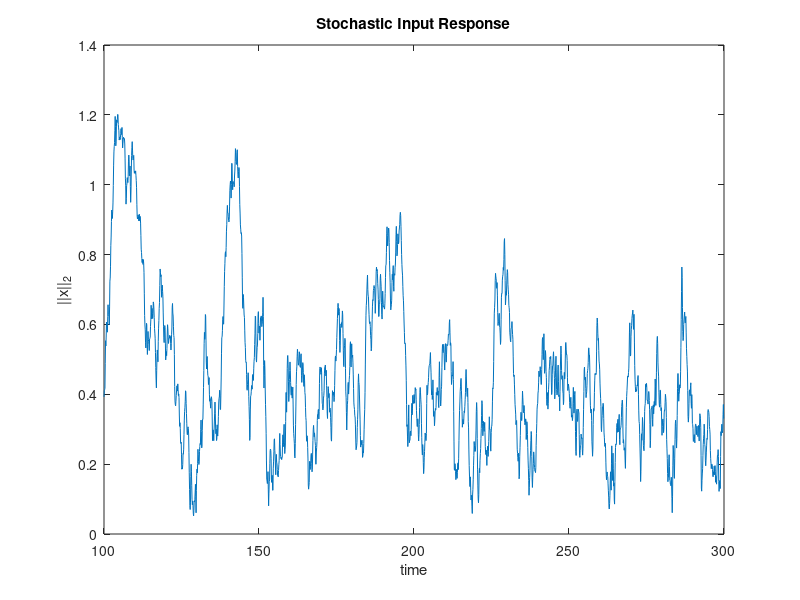
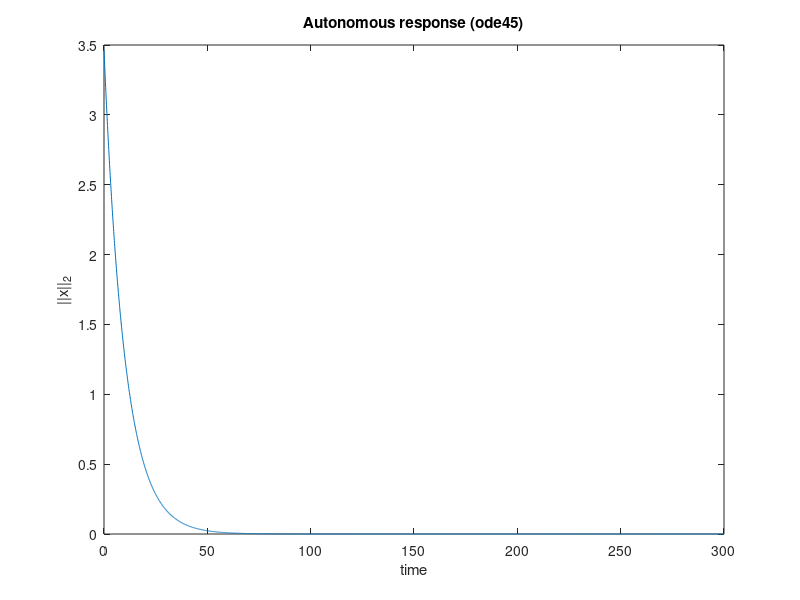
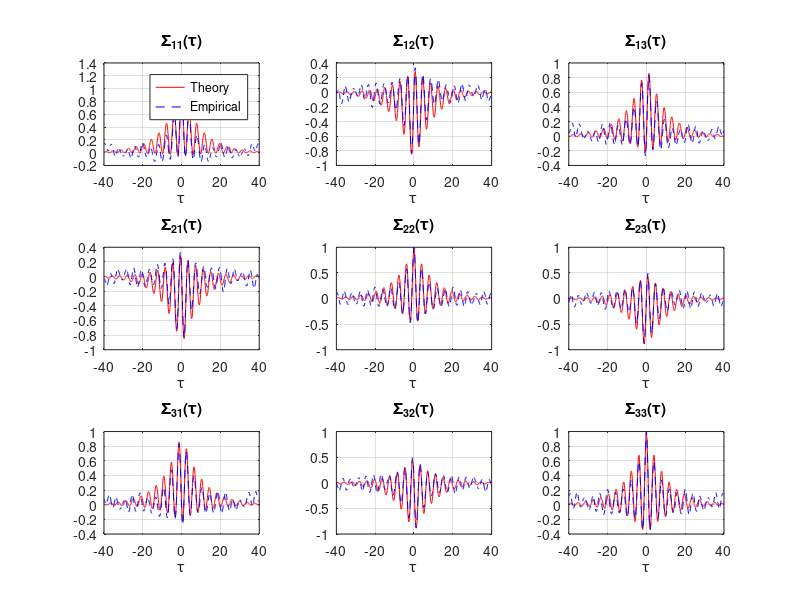

Here is the MATLAB script that generated these plots, in order: (Note: this script raises an error after producing the figures.)
clear; clc; close all

rng(42);
n = 3;
I = eye(n);

% S = [ 0  -.1  0 ;
%       .1   0 -1;
%       0  1  0 ];
S = randn(n);
S = 0.5 * (S - S'); % Ensure skew-symmetry
Sigma_w = 0.2 * I;
Sigma = I;
A = (-1/2 * Sigma_w + S) / Sigma;

ev = eig(A);
fprintf('max real part = %.4g\n', max(real(ev)));

% Simulation parameters
n_time = 2e3; %1e4; % Simulation time steps
transient_length = 1e3;
tr = 0.1; % Sampling period
t = 0 : tr : (n_time + transient_length - 1) * tr;

%% SIMULATE W/STOCHASTIC INPUT
sys = ss(A, eye(n), eye(n), zeros(n));
w = mvnrnd(zeros(1, n), Sigma_w, length(t)); % Generate noise input
y_stoch = lsim(sys, w, t); % Simulate LTI response to noise
y_stoch = y_stoch(transient_length + 1:end,:); % Remove transient

% Plot the norm of the state vector
figure, plot(t(transient_length + 1:end), vecnorm(y_stoch, 2, 2))
xlabel('time'); ylabel('||x||_2');
title('Stochastic Input Response')

% Animate state vector evolution
% animate3(y_stoch)

% State evolution in 2D/3D after PCA
% [coeff, score, latent, tsquared, explained, mu] = pca(y_sim);
% y_reduced3 = score(:, 1:3); animate3(y_reduced3)
% y_reduced2 = score(:, 1:2); animate2(y_reduced2)

%% SIMULATE AUTONOMOUS
x0 = 2 * ones(n,1);  % initial condition
options = odeset('RelTol', 1e-8, 'AbsTol', 1e-10);
[t_aut, y_aut] = ode45(@(t,x) A*x, t, x0, options);

% Plot the norm of the state vector
figure, plot(t_aut, vecnorm(y_aut, 2, 2))
xlabel('time'); ylabel('||x||_2');
title('Autonomous response (ode45)')

% Animate state vector evolution
% animate3(y_aut)

%% COVARIANCE MATRIX
% Max lag has to be inferior to total simulation time (in transient)
% because otherwise there wouldn't be enough data points to form the lagged
% pair. If I choose maxLag > length(t) then I have empty plot.
maxLag = 400;  % number of lags to evaluate
lags = (0:maxLag) * tr;

% Theoretical covariance
Sigma_tau = @(tau) expm(A * tau) * Sigma;
stds_th = sqrt(diag(Sigma));
normMat_th = stds_th * stds_th.';
Sigma_th = nan(n,n,numel(lags));
for k = 1:numel(lags)
    tau = lags(k);
    Sigma_th(:,:,k) = Sigma_tau(tau) ./ normMat_th; % Pearson correlation
end

% Empirical covariance
Sigma_emp0 = (y_stoch' * y_stoch) / size(y_stoch,1);
stds_emp = sqrt(diag(Sigma_emp0));
normMat_emp = stds_emp * stds_emp';
Sigma_emp = nan(n,n,numel(lags));
for k = 0:maxLag
    X = y_stoch(1:end-k, :);
    X_lag = y_stoch(1+k:end, :);
    Sigma_emp(:,:,k+1) = (X_lag' * X) / (size(y_stoch, 1) - k) ./ normMat_emp;
end

% Extend to negative lags based on property C_ij(-tau) = C_ji(tau)
lags_full = [-fliplr(lags(2:end)), lags]; % Symmetric lag vector
Sigma_th_full = nan(n,n,numel(lags_full));
Sigma_emp_full = nan(n,n,numel(lags_full));
for i = 1:n
    for j = 1:n
        Cth_pos = squeeze(Sigma_th(i,j,:));
        Cth_neg = squeeze(Sigma_th(j,i,2:end));
        Sigma_th_full(i,j,:) = [flipud(Cth_neg); Cth_pos];

        Cemp_pos = squeeze(Sigma_emp(i,j,:));
        Cemp_neg = squeeze(Sigma_emp(j,i,2:end));
        Sigma_emp_full(i,j,:) = [flipud(Cemp_neg); Cemp_pos];
    end
end

figure;
for i = 1:n
    for j = 1:n
        subplot(n,n,(i-1)*n+j);
        plot(lags_full, squeeze(Sigma_th_full(i,j,:)),'r-'); hold on;
        plot(lags_full, squeeze(Sigma_emp_full(i,j,:)),'b--');
        title(sprintf('\\Sigma_{%d%d}(\\tau)',i,j));
        xlabel('\tau'); grid on;
        if i==1 && j==1
            legend('Theory','Empirical');
        end
    end
end
sgtitle('Auto/Cross-Covariance');

figure;
for i = 1:n
    for j = 1:n
        subplot(n,n,(i-1)*n+j);
        Cth = squeeze(Sigma_th_full(i,j,:));
        Cth_sym = 0.5 * (Cth + flipud(Cth));
        Cth_asym = 0.5 * (Cth - flipud(Cth));
        Cemp = squeeze(Sigma_emp_full(i,j,:));
        Cemp_sym = 0.5 * (Cemp + flipud(Cemp));
        Cemp_asym = 0.5 * (Cemp - flipud(Cemp));

        plot(lags_full, Cth_sym, 'r-', 'LineWidth', 1.2); hold on;
        plot(lags_full, Cth_asym, 'b-', 'LineWidth', 1.2);
        plot(lags_full, Cemp_sym, 'r--');
        plot(lags_full, Cemp_asym, 'b--');
        title(sprintf('Sym/Asym C_{%d%d}(\\tau)', i, j));
        xlabel('\tau'); grid on;
        if i==1 && j==1
            legend('Sym (th)','Asym (th)','Sym (emp)','Asym (emp)');
        end
    end
end
sgtitle('Symmetric (Even) vs Asymmetric (Odd) Covariance Components');

% for k = transient_length:(n_time + transient_length - 1)
%     imshow(Ctens(:,:,k), [], 'InitialMagnification', 'fit')
%     title(sprintf('Time-Lagged Covariance \\Sigma(\\tau) at lag \\tau = %.2f', t(k)));
%     drawnow
%     pause(0.01)
% end

%% PSD MATRIX
Fs = 1 / tr;
% FFT algorithm faster with power of 2
Nfft = 2^nextpow2(maxLag + 1);
freqs = Fs * (0:(Nfft/2)) / Nfft;
omega = 2 * pi * freqs;

% Theoretical PSD
Phi_th = nan(n,n,length(freqs));
for k = 1:length(freqs)
    H = 1i * omega(k) * eye(n) - A;
    H_inv = inv(H);
    Phi_th(:,:,k) = H_inv * Sigma_w * (H_inv)';
end

% Empirical PSD
window = hamming(256);
noverlap = 128;
Phi_emp = nan(n, n, Nfft/2+1);
for i = 1:n
    for j = 1:n
        Pij = cpsd(y_stoch(:,i), y_stoch(:,j), window, noverlap, Nfft, Fs);
        Phi_emp(i,j,:) = Pij;  % Complex cross-spectrum
    end
end

figure;
for i = 1:n
    for j = 1:n
        subplot(n,n,(i-1)*n+j);
        plot(omega, abs(squeeze(Phi_th(i,j,:))),'r-'); hold on;
        plot(omega, abs(squeeze(Phi_emp(i,j,:))),'b--');
        title(sprintf('\\Phi_{%d%d}(\\omega)',i,j));
        xlabel('\omega'); grid on;
        if i==1 && j==1
            legend('Theory','Empirical');
        end
    end
end
sgtitle('Cross-Spectral Density Magnitude');

figure;
for i = 1:n
    for j = 1:n
        subplot(n,n,(i-1)*n + j);
        plot(omega, unwrap(angle(squeeze(Phi_th(i,j,:)))),'r-'); hold on;
        plot(omega, unwrap(angle(squeeze(Phi_emp(i,j,:)))),'b--');
        title(sprintf('Phase of \\Phi_{%d%d}(\\omega)', i, j));
        xlabel('\omega'); grid on;
        if i==1 && j==1
            legend('Theory','Empirical');
        end
    end
end
sgtitle('Cross-Spectral Density Phase');

figure;
for i = 1:n
    for j = 1:n
        subplot(n,n,(i-1)*n+j);
        co_th = real(squeeze(Phi_th(i,j,:)));
        quad_th = imag(squeeze(Phi_th(i,j,:)));
        co_emp = real(squeeze(Phi_emp(i,j,:)));
        quad_emp = imag(squeeze(Phi_emp(i,j,:)));

        plot(omega, co_th, 'r-', 'LineWidth', 1.2); hold on;
        plot(omega, quad_th, 'b-', 'LineWidth', 1.2);
        plot(omega, co_emp, 'r--', 'LineWidth', 1);
        plot(omega, quad_emp, 'b--', 'LineWidth', 1);
        title(sprintf('Co/Quad Spectrum \\Phi_{%d%d}(\\omega)', i, j));
        xlabel('\omega'); grid on;
        if i==1 && j==1
            legend('Co-spectrum (theory)','Quad (theory)','Co-spectrum (emp)','Quad (emp)');
        end
    end
end
sgtitle('Co- and Quadrature Spectra');

%% FUNCTIONS
function animate3(data)
    figure; 
    h = animatedline('LineWidth', 1);
    axis([min(data(:,1)) max(data(:,1)) ...
          min(data(:,2)) max(data(:,2)) ...
          min(data(:,3)) max(data(:,3))]);
    grid on
    xlabel('PC_1'); ylabel('PC_2'); zlabel('PC_3');
    view(3)
    
    for i = 1:size(data, 1)
        addpoints(h, data(i, 1), data(i, 2), data(i, 3));
        drawnow
    end
end

function animate2(data)
    figure; 
    h = animatedline('LineWidth', 1);
    axis([min(data(:,1)) max(data(:,1)) ...
          min(data(:,2)) max(data(:,2))]);
    grid on
    xlabel('PC_1'); ylabel('PC_2');
    title('2D Trajectory Animation');
    
    for i = 1:size(data, 1)
        addpoints(h, data(i, 1), data(i, 2));
        drawnow
    end
end
